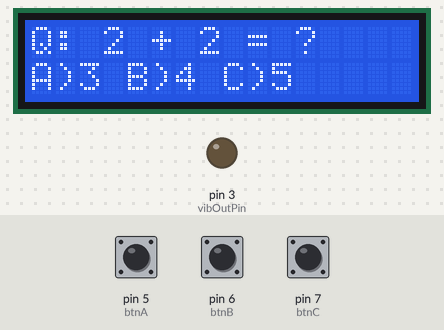
The sketch below on a simulated Arduino Uno, built with avr-gcc and run on an emulated ATmega328P. On the bench: 16×2 character LCD, output pins drawn as LEDs (lit = HIGH). Dashed ring = blinking. The test bench sets the inputs (shaded band); at power-on: pin 5 (btnA) HIGH, pin 6 (btnB) HIGH, pin 7 (btnC) HIGH.

Above: at 1.2 s.
1.3 s: pin 5 (btnA) pulled LOW for 0.15 s
At 1.46 s:
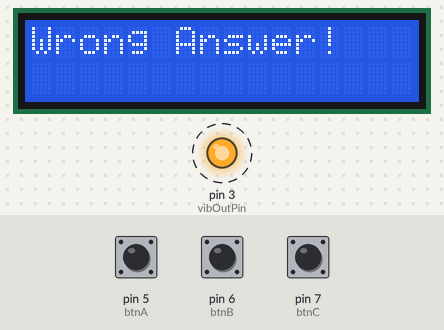
At 2.5 s:
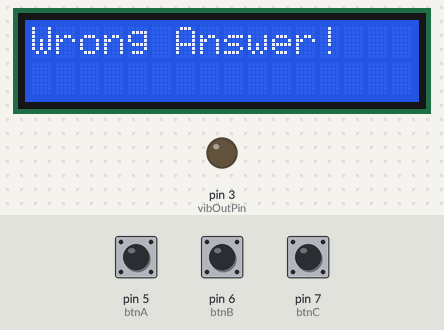
4.4 s: pin 6 (btnB) pulled LOW for 1 s
At 6.1 s:
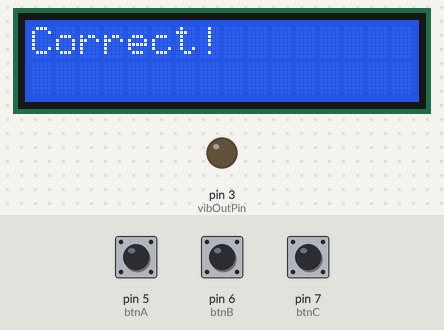
8.4 s: pin 6 (btnB) pulled LOW for 0.15 s
11.5 s: pin 6 (btnB) pulled LOW for 3.2 s
Timing chart, 0 to 14.5 s (numbered marks = the images above; inputs shaded):
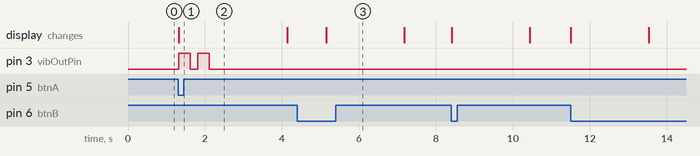

Measured:
- after the input at 1.3 s, pin 3 (vibOutPin): alternates HIGH for 0.30 s and LOW for 0.20 s, 4 changes in all, then stays LOW, starting at once; the display: changes at once (image 1)
- after the input at 4.4 s, the display: changes after 0.75 s (image 3)

The sketch:

quiz_buzzer.ino
```cpp
#include <Wire.h>
#include <LiquidCrystal_I2C.h>

#define vibOutPin 3
#define btnA 5
#define btnB 6
#define btnC 7

LiquidCrystal_I2C lcd(0x27, 16, 2);

// Correct answer
char correctAnswer = 'B';

void setup() {
  pinMode(vibOutPin, OUTPUT);
  pinMode(btnA, INPUT_PULLUP);
  pinMode(btnB, INPUT_PULLUP);
  pinMode(btnC, INPUT_PULLUP);

  lcd.init();
  lcd.backlight();

  Serial.begin(9600);
  showQuestion();
}

void loop() {
  if (digitalRead(btnA) == LOW) {
    checkAnswer('A');
    delay(1000);
  } else if (digitalRead(btnB) == LOW) {
    checkAnswer('B');
    delay(1000);
  } else if (digitalRead(btnC) == LOW) {
    checkAnswer('C');
    delay(1000);
  }
}

void showQuestion() {
  lcd.clear();
  lcd.setCursor(0, 0);
  lcd.print("Q: 2 + 2 = ?");
  lcd.setCursor(0, 1);
  lcd.print("A)3 B)4 C)5");
}

void checkAnswer(char userAnswer) {
  lcd.clear();
  if (userAnswer == correctAnswer) {
    lcd.setCursor(0, 0);
    lcd.print("Correct!");
  } else {
    lcd.setCursor(0, 0);
    lcd.print("Wrong Answer!");
    vibrate();
  }

  delay(2000);
  showQuestion();
}

void vibrate() {
  digitalWrite(vibOutPin, HIGH);
  delay(300);
  digitalWrite(vibOutPin, LOW);
  delay(200);
  digitalWrite(vibOutPin, HIGH);
  delay(300);
  digitalWrite(vibOutPin, LOW);
}
```
